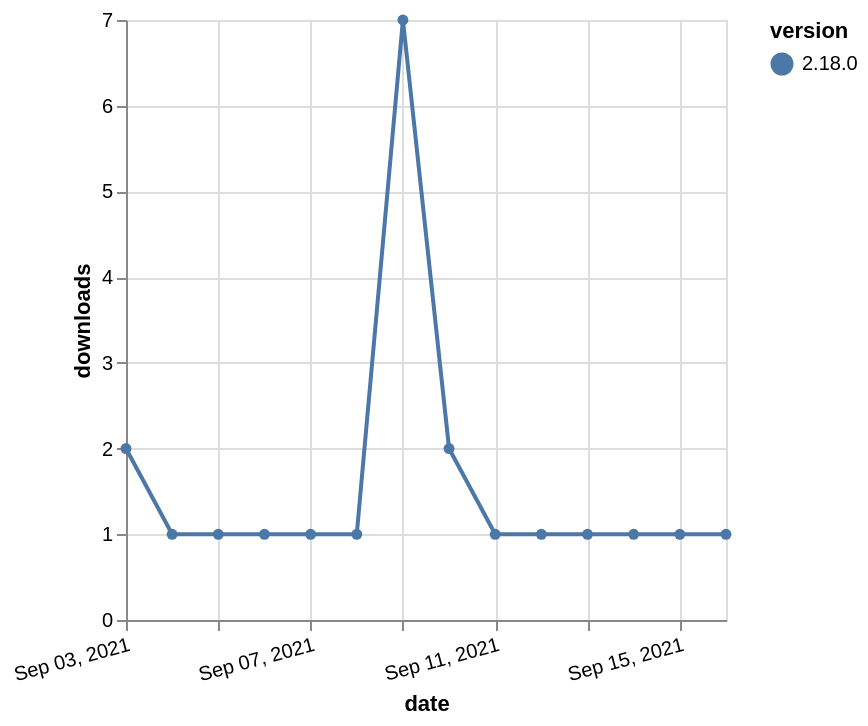

The Vega-Lite source for this figure:
### Vega-Lite specification from a JSON file in a GitHub repository (floating-point values rounded to 4 significant figures)
{"$schema": "https://vega.github.io/schema/vega-lite/v5.json", "description": "A simple bar chart with embedded data.", "data": {"values": [{"date": "2021-09-03", "total": 499, "delta": 2, "version": "2.18.0"}, {"date": "2021-09-04", "total": 500, "delta": 1, "version": "2.18.0"}, {"date": "2021-09-05", "total": 501, "delta": 1, "version": "2.18.0"}, {"date": "2021-09-06", "total": 502, "delta": 1, "version": "2.18.0"}, {"date": "2021-09-07", "total": 503, "delta": 1, "version": "2.18.0"}, {"date": "2021-09-08", "total": 504, "delta": 1, "version": "2.18.0"}, {"date": "2021-09-09", "total": 511, "delta": 7, "version": "2.18.0"}, {"date": "2021-09-10", "total": 513, "delta": 2, "version": "2.18.0"}, {"date": "2021-09-11", "total": 514, "delta": 1, "version": "2.18.0"}, {"date": "2021-09-12", "total": 515, "delta": 1, "version": "2.18.0"}, {"date": "2021-09-13", "total": 516, "delta": 1, "version": "2.18.0"}, {"date": "2021-09-14", "total": 517, "delta": 1, "version": "2.18.0"}, {"date": "2021-09-15", "total": 518, "delta": 1, "version": "2.18.0"}, {"date": "2021-09-16", "total": 519, "delta": 1, "version": "2.18.0"}]}, "width": "container", "mark": {"type": "line", "point": {"filled": true}}, "encoding": {"x": {"field": "date", "type": "temporal", "timeUnit": "yearmonthdate", "title": "date", "axis": {"labelAngle": -15}}, "y": {"field": "delta", "type": "quantitative", "title": "downloads"}, "color": {"field": "version", "type": "nominal"}, "tooltip": {"field": "delta"}}}
